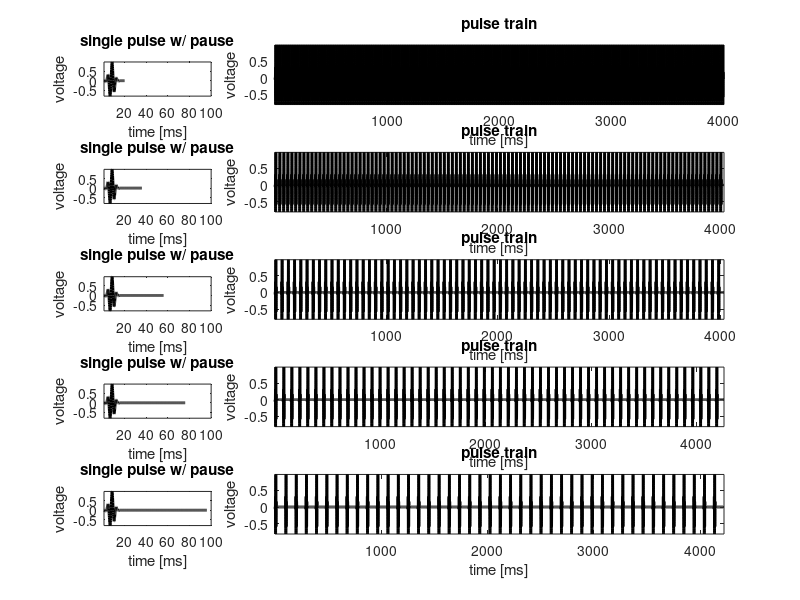

MATLAB code to generate this figure:
% pulse is generated as a Gabor wavelet: sin(2pfT+phi)*gaussian
pulseDur = 16;%ms, pulse duration
pulsePau = 20;%ms - pause between pulses - IPI is pulseDur+pulsePau
Fs = 10000;%Hz, stimulus sampling frequency
trainDuration = 4;%seconds, pulse train duration
pulsePauses = [4 20 40 60 80];%ms
pulseCar = 250;%Hz, pulse carrier frequency
T = (1:pulseDur*Fs/1000)'/Fs;
car = sin(2*pi*T*pulseCar + pi/4);% sinusoid with pulse duration and pulse carrier frequency
env = gausswin(pulseDur*Fs/1000,3.5);% envelope generating the pulse amplitude profile
pulse = env.*car;%scale such that max=1, use: normalizeMax(env.*car)*sqrt(2)/1000;to scale such that peak rms=1

for pau = 1:length(pulsePauses)
   pulseSingle = [pulse; zeros(pulsePauses(pau)*Fs/1000,1)];% append pulse pause to pulse
   pulseTrain = repmat(pulseSingle,trainDuration*ceil(Fs/length(pulseSingle)),1);% concatenate multiple pulses
   
   subplot(length(pulsePauses), 4, (pau-1)*4 + 1)
   plot((1:length(pulseSingle))/Fs*1000, pulseSingle,'k','LineWidth',2)
   xlabel('time [ms]'), ylabel('voltage'), title('single pulse w/ pause')
   axis(gca,'tight')
   set(gca,'XLim',[1 100])
   
   subplot(length(pulsePauses), 4, (pau-1)*4 + (2:4))
   plot((1:length(pulseTrain))/Fs*1000, pulseTrain,'k','LineWidth',2)
   xlabel('time [ms]'), ylabel('voltage'), title('pulse train')
   axis(gca,'tight')
   
   stim = pulseTrain;% for the playback software we need a 1xT vector called 'stim'
   % save pulse parameters
   pulseParam.pulseDuration = pulseDur;
   pulseParam.pulsePause = pulsePauses(pau);
   pulseParam.pulseCarrier = pulseCar;
   
   save(['pulseTrain_' int2str(pulseDur+pulsePauses(pau)) 'IPI'], 'stim','pulseParam');
end
